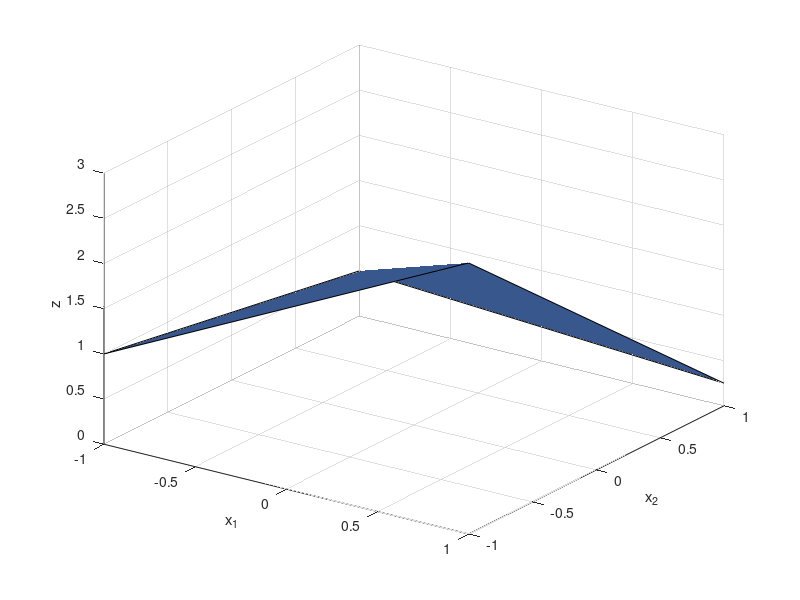

Source code (MATLAB):
%Christopher Lum
%lum@u.washington.edu.edu
%
%Investigate how Matlab plots a single face

%Version History    10/20/14: Created

clear
clc
close all

%Define the mesh
x1 = [-1 1];
x2 = [-1 1];

%Create 2D matrices of the x1 and x2 vectors
[X1,X2] = meshgrid(x1,x2);

%Create function values at these locations
Z = [1 3;
     0.5 0.25];

 %Plot the surface
figure
hold on
surf(X1,X2,Z)

xlabel('x_1')
ylabel('x_2')
zlabel('z')
grid on
view([35 30])       %change the view of the plot (can also use button on plot window)
